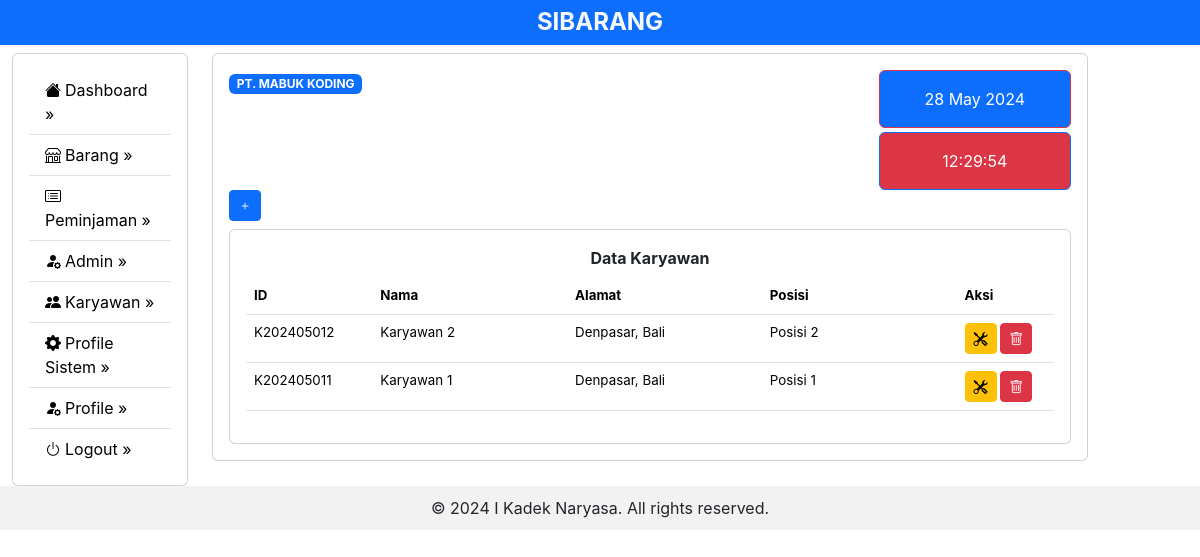
The app's page /karyawan.php (signed in) with its own data.
### tables this page shows
CREATE TABLE profile (
    id INT(10) PRIMARY KEY  AUTO_INCREMENT,
    appName VARCHAR(50),
    companyName VARCHAR(100)
);

CREATE TABLE karyawan (
    id_karyawan CHAR(10) PRIMARY KEY,
    nama_karyawan VARCHAR(50),
    alamat_karyawan VARCHAR(255),
    posisi_karyawan VARCHAR(50)
);

### config.php (called while the page is built, shortened)
<?php
$host = "localhost";
$username = "root";
$password = "";
$dbName = "db_sibarang";
try {
    $db = new PDO("mysql:host=$host;dbname=$dbName", $username, $password);
    $db->setAttribute(PDO::ATTR_ERRMODE, PDO::ERRMODE_EXCEPTION);
} catch (PDOException $e) {
    echo "Gagal terhubung: " . $e->getMessage();
}
$stmt = $db->prepare("SELECT * FROM profile");
$stmt->execute();
$dataProfile = array();
while ($row = $stmt->fetch(PDO::FETCH_ASSOC)) {
    $dataProfile[] = $row;
}
foreach ($dataProfile as $profile) :
    $nameApp = $profile['appName'];
    $companyName = $profile['companyName'];
endforeach;

### karyawan.php (the view, shortened to what this page needs)
<?php
require 'config.php';
$stmt = $db->prepare("SELECT * FROM karyawan ORDER BY id_karyawan DESC");
$stmt->execute();
$result = $stmt->fetchAll(PDO::FETCH_ASSOC);
if ($stmt->rowCount() > 0) {
    foreach ($result as $row) {
        $dataKaryawan[] = $row;
    }
}
?>
<?php require 'header.php'; ?>
<div class="col">
    <a href="insert_karyawan.php"> <button class="btn btn-primary btn-sm"><i class="bi bi-plus"></i></button></a>
</div>
<div class="row mt-2">
    <div class="col">
        <div class="card">
            <div class="card-body">
                <div class="card-title text-center fw-bold">Data Karyawan</div>
                <table class="table">
                    <thead>
                        <tr class="f-small">
                            <th scope="col" class="col-1">ID</th>
                            <th scope="col" class="col-2">Nama</th>
                            <th scope="col" class="col-2">Alamat</th>
                            <th scope="col" class="col-2">Posisi</th>
                            <th scope="col" class="col-1">Aksi</th>
                        </tr>
                    </thead>
                    <tbody class="f-small">
                        <tr>
                            <?php
                            if (empty($dataKaryawan)) {
                                echo "<tr class='text-center fw-bold'><td colspan='5' class='bg-secondary'>Data Karyawan Tidak Ditemukan</td></tr>";
                            } else {
                                foreach ($dataKaryawan as $dataKaryawan) :
                            ?>
                                    <td><?= $dataKaryawan['id_karyawan']; ?></td>
                                    <td><?= $dataKaryawan['nama_karyawan']; ?></td>
                                    <td><?= $dataKaryawan['alamat_karyawan']; ?></td>
                                    <td><?= $dataKaryawan['posisi_karyawan']; ?></td>
                                    <td>
                                        <a href="update_karyawan.php?id_karyawanUpd=<?= $dataKaryawan['id_karyawan']; ?>"><button class="btn btn-warning btn-sm"><i class="bi bi-tools"></i></button></a>
                                        <a href="conf_karyawan.php?id_karyawanDel=<?= $dataKaryawan['id_karyawan']; ?>"><button class="btn btn-danger btn-sm" name="btnDeleteKaryawan"><i class="bi bi-trash"></i></button></a>
                                    </td>
                        </tr>
                <?php endforeach;
                            } ?>
                    </tbody>
                </table>
            </div>
        </div>
    </div>
</div>
<?php require 'foother.php'; ?>

### header.php (shortened to what this page needs)
<?php require 'config.php'; ?>
<!DOCTYPE html>
<html lang="en">
<head>
    <link rel="stylesheet" href="src/main.css">
    <link rel="stylesheet" href="node_modules/bootstrap-icons/font/bootstrap-icons.min.css">
</head>
<body>
    <nav class="navbar  bg-primary">
        <h4 class="text-light text-center mx-auto my-auto fw-bold"><?= $nameApp ?></h4>
    </nav>
    <div class="container-fluid">
        <div class="row">
            <div class="col-2">
                <div class="card mt-2">
                    <div class="card-body">
                        <ul class="list-group list-group-flush">
                            <li class="list-group-item"><a href="dashboard.php" class="text-decoration-none text-black"><i class="bi bi-house-fill me-1"></i>Dashboard &raquo;</a></li>
                            <li class="list-group-item"><a href="barang.php" class="text-decoration-none text-black"><i class="bi bi-shop me-1"></i>Barang &raquo;</a></li>
                            <li class="list-group-item"><a href="peminjaman.php" class="text-decoration-none text-black"><i class="bi bi-card-list me-1"></i>Peminjaman &raquo;</a></li>
                            <li class="list-group-item"><a href="admin.php" class="text-decoration-none text-black"><i class="bi bi-person-fill-gear me-1"></i>Admin &raquo;</a></li>
                            <li class="list-group-item"><a href="karyawan.php" class="text-decoration-none text-black"><i class="bi bi-people-fill me-1"></i>Karyawan &raquo;</a></li>
                            <li class="list-group-item"><a href="profile.php" class="text-decoration-none text-black"><i class="bi bi-gear-fill me-1"></i>Profile Sistem &raquo;</a></li>
                            <li class="list-group-item"><a href="profileMe.php" class="text-decoration-none text-black"><i class="bi bi-person-fill-gear me-1"></i>Profile &raquo;</a></li>
                            <li class="list-group-item"><a href="logout.php" class="text-decoration-none text-black"><i class="bi bi-power me-1"></i>Logout &raquo;</a></li>
                        </ul>
                    </div>
                </div>
            </div>
            <div class="col-9 mt-2 ">
                <div class="card py-0">
                    <div class="card-body ">
                        <div class="row ">
                            <div class="col-3 fw-bold text-danger">
                                <strong class="badge text-bg-primary"><?= $companyName; ?></strong>
                            </div>
                            <div class="col-6">
                            </div>
                            <div class="col-3">
                                <div class="card border border-danger bg-primary">
                                    <div class="card-body text-center text-white">
                                        <?= date('d F Y'); ?>
                                    </div>
                                </div>
                                <div class="card border mt-1 border-primary bg-danger">
                                    <div class="card-body text-center text-white">
                                        <div id="clock"></div>
                                    </div>
                                </div>
                            </div>
                        </div>

### header.php (style rules this page uses)
* { font-family: 'Inter', sans-serif; margin: 0; padding: 0; }
.f-small { font-size: smaller; }

### records on screen
profile: appName "SIBARANG", companyName "PT. MABUK KODING"
karyawan: id_karyawan "K202405012", nama_karyawan "Karyawan 2", alamat_karyawan "Denpasar, Bali", posisi_karyawan "Posisi 2"
karyawan: id_karyawan "K202405011", nama_karyawan "Karyawan 1", alamat_karyawan "Denpasar, Bali", posisi_karyawan "Posisi 1"
